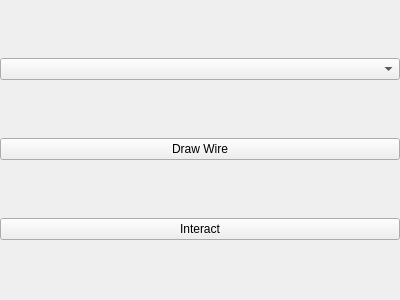
<?xml version="1.0" encoding="UTF-8"?>
<ui version="4.0">
 <class>SideSelectionPane</class>
 <widget class="QWidget" name="SideSelectionPane">
  <property name="geometry">
   <rect>
    <x>0</x>
    <y>0</y>
    <width>400</width>
    <height>300</height>
   </rect>
  </property>
  <property name="sizePolicy">
   <sizepolicy hsizetype="Minimum" vsizetype="MinimumExpanding">
    <horstretch>0</horstretch>
    <verstretch>0</verstretch>
   </sizepolicy>
  </property>
  <property name="minimumSize">
   <size>
    <width>250</width>
    <height>0</height>
   </size>
  </property>
  <property name="windowTitle">
   <string>Form</string>
  </property>
  <layout class="QVBoxLayout" name="verticalLayout">
   <property name="spacing">
    <number>0</number>
   </property>
   <property name="leftMargin">
    <number>0</number>
   </property>
   <property name="topMargin">
    <number>0</number>
   </property>
   <property name="rightMargin">
    <number>0</number>
   </property>
   <property name="bottomMargin">
    <number>0</number>
   </property>
   <item>
    <widget class="QComboBox" name="comboBox"/>
   </item>
   <item>
    <widget class="QPushButton" name="wireButton">
     <property name="text">
      <string>Draw Wire</string>
     </property>
    </widget>
   </item>
   <item>
    <widget class="QPushButton" name="interactButton">
     <property name="text">
      <string>Interact</string>
     </property>
    </widget>
   </item>
  </layout>
 </widget>
 <resources/>
 <connections/>
</ui>
